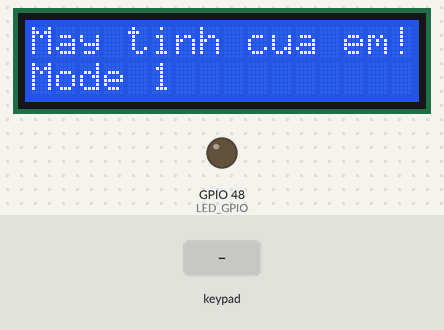
Simulated run of this program. Board: ESP32. Shown: 16×2 character LCD, output pins drawn as LEDs (lit = HIGH). The inputs (shaded band) are chosen by the test bench.

Above: at 0.1 s.
2.8 s: keypad keys 5 6 7 8 D pressed 0.4 s apart
At 6.2 s:
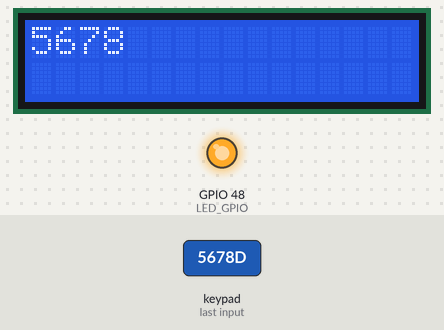
7.1 s: key 'R' pressed
At 7.7 s:
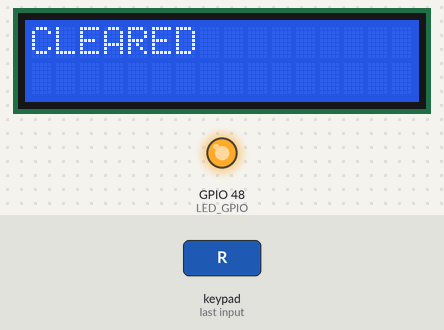
9.4 s: key '#' pressed
At 10.4 s:
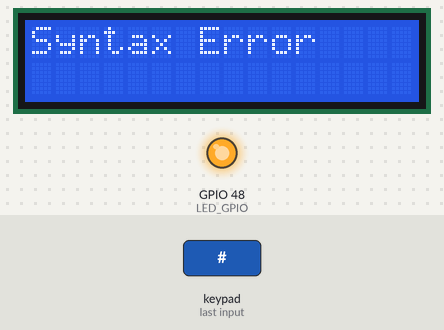
10.9 s: keypad keys 5 6 7 8 # pressed 0.4 s apart
At 13.7 s:
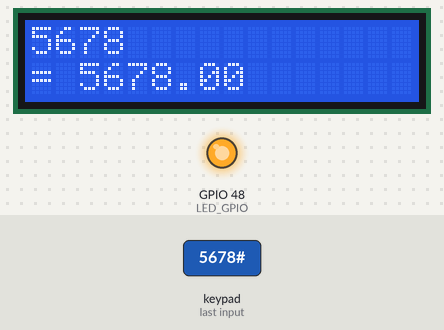
14.4 s: key 'D' pressed
At 15.2 s:
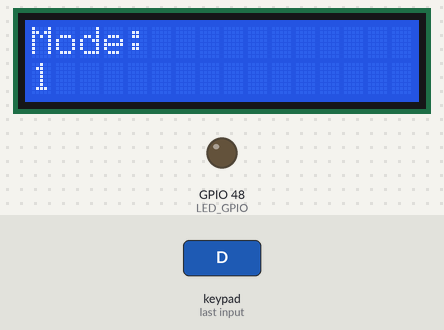
17.1 s: keypad keys 5 6 7 8 A pressed 0.4 s apart
At 19.8 s:
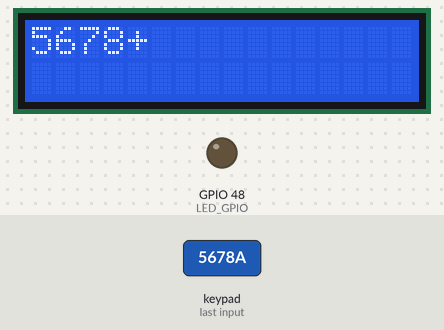
Timing chart, 0 to 21.3 s (numbered marks = the images above; inputs shaded):
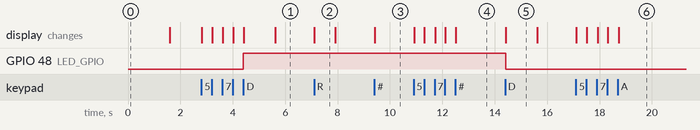

Measured:
- after the input at 2.8 s, GPIO 48 (LED_GPIO): LOW → HIGH after 1.6 s; the display: first changes at once (image 1 shows a later state)
- after the input at 7.1 s, the display: changes at once (image 2)
- after the input at 9.4 s, the display: changes at once (image 3)
- after the input at 10.9 s, the display: first changes at once (image 4 shows a later state)
- after the input at 14.4 s, GPIO 48 (LED_GPIO): HIGH → LOW at once; the display: changes at once (image 5)
- after the input at 17.1 s, the display: first changes at once (image 6 shows a later state)
- what the display in image 2 shows lasts 0.8 s, from 7.1 s to 7.9 s

The program:

main.cpp
```cpp
#include <Arduino.h>
#include <Keypad.h>
#include <LiquidCrystal_I2C.h>
#include <Wire.h>
#include <limits.h>

//CẤU HÌNH
#define LED_GPIO 48 // LED báo mode 2
#define I2C_SDA 11
#define I2C_SCL 12

const byte rows = 4;
const byte cols = 4;

char keys_mode1[rows][cols] = {
  {'1','2','3','A'},
  {'4','5','6','B'},
  {'7','8','9','C'},
  {'R','0','#','D'}
};

char keys_mode2[rows][cols] = {
  {'1','2','3','J'},
  {'4','5','6','Q'},
  {'7','8','9','M'},
  {'R','0','#','D'}
};

byte rowPins[rows] = {5, 6, 7, 8};
byte colPins[cols] = {21, 10, 17, 18};

Keypad keypad1 = Keypad(makeKeymap(keys_mode1), rowPins, colPins, rows, cols);
Keypad keypad2 = Keypad(makeKeymap(keys_mode2), rowPins, colPins, rows, cols);

Keypad *keypad = &keypad1;

// LCD
LiquidCrystal_I2C lcd(0x21, 16, 2);

// Global states
int mode = 1;
String expr = "";

// Queue chứa ký tự nhấn
QueueHandle_t keyQueue;

// MAP KEY
char mapKey(char k) {
  if (mode == 1) {
    if (k == 'A') return '+';
    if (k == 'B') return '-';
    if (k == 'C') return '*';
  }
  if (mode == 2) {
    if (k == 'J') return '/';
    if (k == 'Q') return 'q';
    if (k == 'M') return 'm';
  }
  return k;
}


int precedence(char op) { // xác định độ ưu tiên toán tử
  if (op == '+' || op == '-') return 1;
  if (op == '*' || op == '/' || op == 'm') return 2;
  return 0;
}

double applyOp(char op, double b, double a) { // thực hiện phép toán
  switch (op) {
    case '+': return a + b;
    case '-': return a - b;
    case '*': return a * b;
    case '/': return (b == 0) ? INT32_MIN : a / b;
    case 'm': return (b == 0) ? INT32_MIN : fmod(a, b);
  }
  return 0;
}

double evaluateExpression(String expr) { // đánh giá biểu thức
  const char* s = expr.c_str();
  int i = 0;

  double values[30];
  char ops[30];
  int vTop = -1, oTop = -1;

  while (s[i]) { // duyệt chuỗi
    if (s[i]==' ') { i++; continue; }

    if ((s[i]=='+' || s[i]=='-') &&
         (i==0 || (!isdigit(s[i-1]) && s[i-1]!=')'))) {

      int sign = 1;
      while(s[i]=='+' || s[i]=='-') {
        if(s[i]=='-') sign*=-1;
        i++;
      }

      if(!isdigit(s[i])) return INT32_MIN+3; // lỗi cú pháp

      long val = 0;
      while(isdigit(s[i])) {
        val = val*10 + (s[i]-'0');
        i++;
      }

      values[++vTop] = val * sign;
      continue;
    }

    if(isdigit(s[i])) {
      long val = 0;
      while(isdigit(s[i])) {
        val = val*10 + (s[i]-'0');
        i++;
      }
      values[++vTop] = val;
      continue;
    }

    if(s[i]=='+'||s[i]=='-'||s[i]=='*'||s[i]=='/'||s[i]=='m') {
      while(oTop>=0 && precedence(ops[oTop]) >= precedence(s[i])) {
        if(vTop<1) return INT32_MIN+3;
        double b = values[vTop--];
        double a = values[vTop--];
        char op = ops[oTop--];

        if((op=='/'||op=='m') && b==0) return INT32_MIN;

        values[++vTop] = applyOp(op,b,a);
      }
      ops[++oTop] = s[i];
      i++;
      continue;
    }

    return INT32_MIN+3;
  }

  while(oTop>=0) {
if(vTop<1) return INT32_MIN+3;
    double b = values[vTop--];
    double a = values[vTop--];
    char op = ops[oTop--];

    if((op=='/'||op=='m') && b==0) return INT32_MIN;

    values[++vTop] = applyOp(op,b,a);
  }

  if(vTop!=0) return INT32_MIN+3;
  return values[vTop];
}

String toBinary(long x) {
  if (x == 0) return "0";
  String out = "";
  while (x > 0) {
    out = String(x % 2) + out;
    x /= 2;
  }
  return out;
}


//TASK ĐỌC KEYPAD

void TaskKeypad(void *pv) {
  while (1) {
    char key = keypad->getKey();
    if (keypad->isPressed(key) && key) {
      xQueueSend(keyQueue, &key, 0);
    }
    vTaskDelay(pdMS_TO_TICKS(20)); // đọc keypad mỗi 20ms
  }
}


// XỬ LÝ LOGIC
void TaskLogic(void *pv) {
  char key;

  while (1) {
    if (xQueueReceive(keyQueue, &key, portMAX_DELAY)) {

      // NÚT ĐỔI MODE
      if (key == 'D') {
        mode = (mode == 1) ? 2 : 1;
        keypad = (mode == 1) ? &keypad1 : &keypad2;

        digitalWrite(LED_GPIO, mode == 2);

        lcd.clear();
        lcd.setCursor(0, 0);
        lcd.print("Mode:");
        lcd.setCursor(0, 1);
        lcd.print(mode);

        vTaskDelay(pdMS_TO_TICKS(1200));
        lcd.clear();
        lcd.print(expr);
        continue;
      }

      char k = mapKey(key);

      // CLEAR
      if (k == 'R') {
        expr = "";
        lcd.clear();
        lcd.print("CLEARED");
        vTaskDelay(pdMS_TO_TICKS(800));
        lcd.clear();
        continue;
      }

      // INPUT
      if (isdigit(k) || k=='+'||k=='-'||k=='*'||k=='/'||k=='m') {


        expr += k;
        lcd.clear();
        lcd.print(expr);
        continue;
      }

      // Nhị phân
      if (k == 'q') {
        long val = expr.toInt();
        String bin = toBinary(val);

        lcd.clear();
        lcd.print("BIN:");
        lcd.setCursor(0,1);
        lcd.print(bin);

        expr="";
        continue;
      }

      // Tính toán
      if (k == '#') {
        double result = evaluateExpression(expr);

        lcd.setCursor(0, 1);

        if(result == INT32_MIN) {
          lcd.clear();
          lcd.print("Math Error");
        } else if(result == INT32_MIN+3) {
          lcd.clear();
          lcd.print("Syntax Error");
        } else {
          lcd.print("= ");
          lcd.print(result);
        }

        expr = "";
        continue;
      }
    }
  }
}


// SETUP

void setup() {
  Serial.begin(115200);

  pinMode(LED_GPIO, OUTPUT);

  Wire.begin(I2C_SDA, I2C_SCL);
  lcd.begin();
  lcd.backlight();

  lcd.print("May tinh cua em!");
  lcd.setCursor(0,1);
  lcd.print("Mode 1");
  vTaskDelay(pdMS_TO_TICKS(1500));
  lcd.clear();

  // Tạo queue
  keyQueue = xQueueCreate(20, sizeof(char));

  // Tạo task
  xTaskCreate(TaskKeypad, "Keypad Task", 4096, NULL, 2, NULL); //RTOS_PRIORITY_MAX
xTaskCreate(TaskLogic, "Logic Task", 8192, NULL, 1, NULL);
}

void loop() {
  vTaskDelay(1);
}
```
